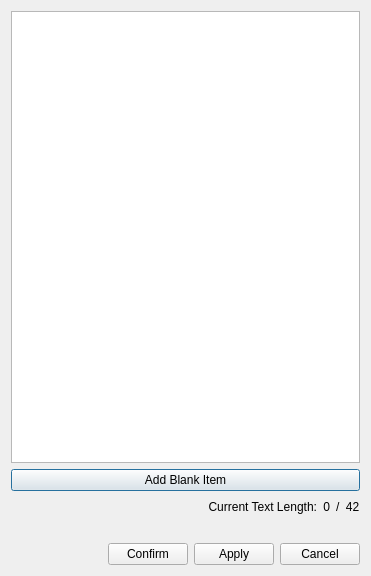
<?xml version="1.0" encoding="UTF-8"?>
<ui version="4.0">
 <class>Dialog</class>
 <widget class="QDialog" name="Dialog">
  <property name="geometry">
   <rect>
    <x>0</x>
    <y>0</y>
    <width>371</width>
    <height>576</height>
   </rect>
  </property>
  <property name="windowTitle">
   <string>Dialog</string>
  </property>
  <layout class="QVBoxLayout" name="verticalLayout">
   <item>
    <widget class="QListWidget" name="listWidget">
     <property name="editTriggers">
      <set>QAbstractItemView::DoubleClicked|QAbstractItemView::EditKeyPressed|QAbstractItemView::SelectedClicked</set>
     </property>
     <property name="dragEnabled">
      <bool>true</bool>
     </property>
     <property name="dragDropMode">
      <enum>QAbstractItemView::DragDrop</enum>
     </property>
     <property name="defaultDropAction">
      <enum>Qt::MoveAction</enum>
     </property>
    </widget>
   </item>
   <item>
    <widget class="QPushButton" name="pushButton_2">
     <property name="text">
      <string>Add Blank Item</string>
     </property>
    </widget>
   </item>
   <item>
    <layout class="QHBoxLayout" name="horizontalLayout_2">
     <property name="sizeConstraint">
      <enum>QLayout::SetDefaultConstraint</enum>
     </property>
     <property name="topMargin">
      <number>0</number>
     </property>
     <property name="bottomMargin">
      <number>0</number>
     </property>
     <item>
      <spacer name="horizontalSpacer_3">
       <property name="orientation">
        <enum>Qt::Horizontal</enum>
       </property>
       <property name="sizeHint" stdset="0">
        <size>
         <width>40</width>
         <height>20</height>
        </size>
       </property>
      </spacer>
     </item>
     <item>
      <widget class="QLabel" name="label">
       <property name="text">
        <string>Current Text Length:</string>
       </property>
       <property name="alignment">
        <set>Qt::AlignRight|Qt::AlignTrailing|Qt::AlignVCenter</set>
       </property>
      </widget>
     </item>
     <item>
      <widget class="QLabel" name="label_3">
       <property name="text">
        <string>0</string>
       </property>
       <property name="alignment">
        <set>Qt::AlignRight|Qt::AlignTrailing|Qt::AlignVCenter</set>
       </property>
      </widget>
     </item>
     <item>
      <widget class="QLabel" name="label_2">
       <property name="text">
        <string>/  42</string>
       </property>
      </widget>
     </item>
    </layout>
   </item>
   <item>
    <spacer name="horizontalSpacer_2">
     <property name="orientation">
      <enum>Qt::Horizontal</enum>
     </property>
     <property name="sizeHint" stdset="0">
      <size>
       <width>40</width>
       <height>20</height>
      </size>
     </property>
    </spacer>
   </item>
   <item>
    <layout class="QHBoxLayout" name="horizontalLayout">
     <item>
      <spacer name="horizontalSpacer">
       <property name="orientation">
        <enum>Qt::Horizontal</enum>
       </property>
       <property name="sizeHint" stdset="0">
        <size>
         <width>40</width>
         <height>20</height>
        </size>
       </property>
      </spacer>
     </item>
     <item>
      <widget class="QPushButton" name="pushButton">
       <property name="text">
        <string>Confirm</string>
       </property>
      </widget>
     </item>
     <item>
      <widget class="QPushButton" name="pushButton_4">
       <property name="text">
        <string>Apply</string>
       </property>
      </widget>
     </item>
     <item>
      <widget class="QPushButton" name="pushButton_3">
       <property name="text">
        <string>Cancel</string>
       </property>
      </widget>
     </item>
    </layout>
   </item>
  </layout>
 </widget>
 <resources/>
 <connections/>
</ui>
